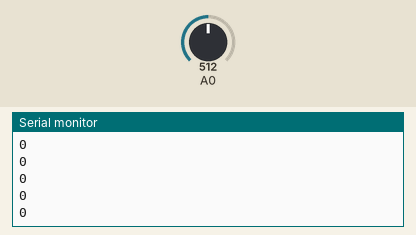
This sketch was run on a simulated Arduino Uno, built with avr-gcc and run on an emulated ATmega328P. Parts: the last lines printed to the serial monitor. The test bench sets the inputs (shaded band); at power-on: A0 = 512.

Above: at 1.2 s.
1.3 s: A0 set to 306
At 2.2 s:
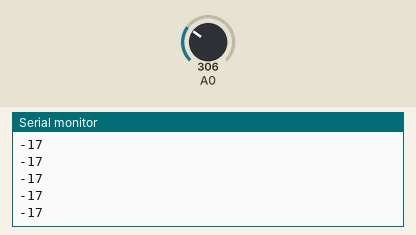
2.8 s: A0 set to 1023
At 3.9 s:
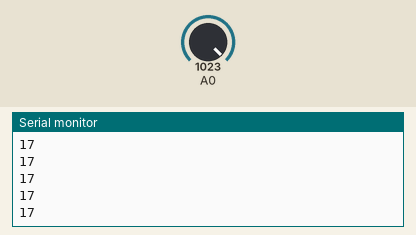
Timing chart, 0 to 5.8 s (numbered marks = the images above; inputs shaded):
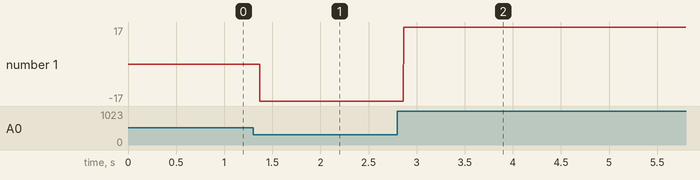

The sketch:

tmp.ino
```cpp
#include "GyroRead.h"

GyroRead x(8);

void setup() {
 Serial.begin(9600);
}

void loop() {
 Serial.println(x.getG());
}
```

GyroRead.cpp
```cpp
#include "Arduino.h"
#include "GyroRead.h"

GyroRead::GyroRead(int pin) {
  _pin = pin;
  gyroVoltage = 3.3;
  gyroZero = 1.65;
  gyroSensitivity = 0.057;
}

int GyroRead::getRawValue() {
  return analogRead(_pin);
}

int GyroRead::getG() {
  int raw = getRawValue();
  raw *= gyroVoltage/1023;
  raw -= gyroZero;
  raw /= gyroSensitivity;
  return raw;
}
```

GyroRead.h
```cpp
class GyroRead {
 public:
  GyroRead(int pin);
  int getRawValue();
  int getG();

 private:
  int _pin;
  float gyroVoltage;
  float gyroZero;
  float gyroSensitivity;
};
```

Measured:
- after the input at 1.3 s, the serial monitor: prints a new line after 0.07 s (image 1)
- after the input at 2.8 s, the serial monitor: prints a new line after 0.07 s (image 2)
- plotted number 1: 0 → -17 after the input at 1.3 s, -17 → 17 after the input at 2.8 s
